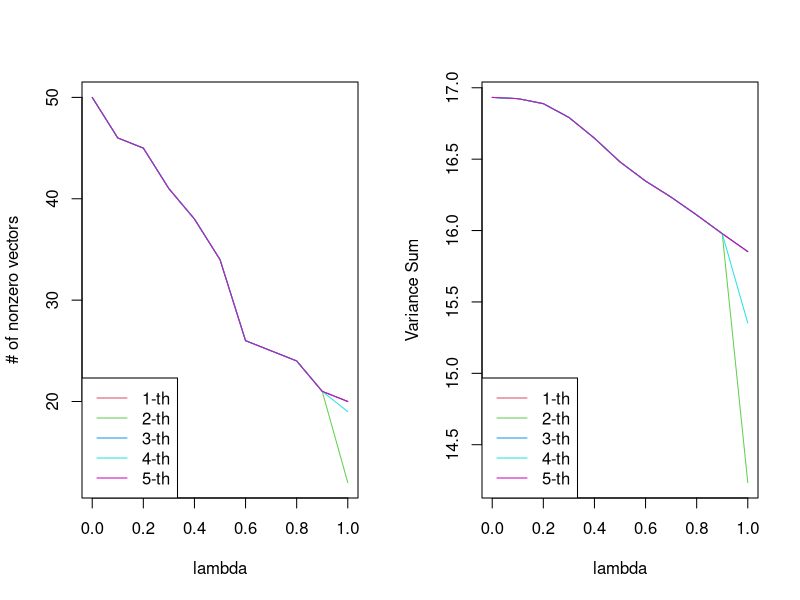
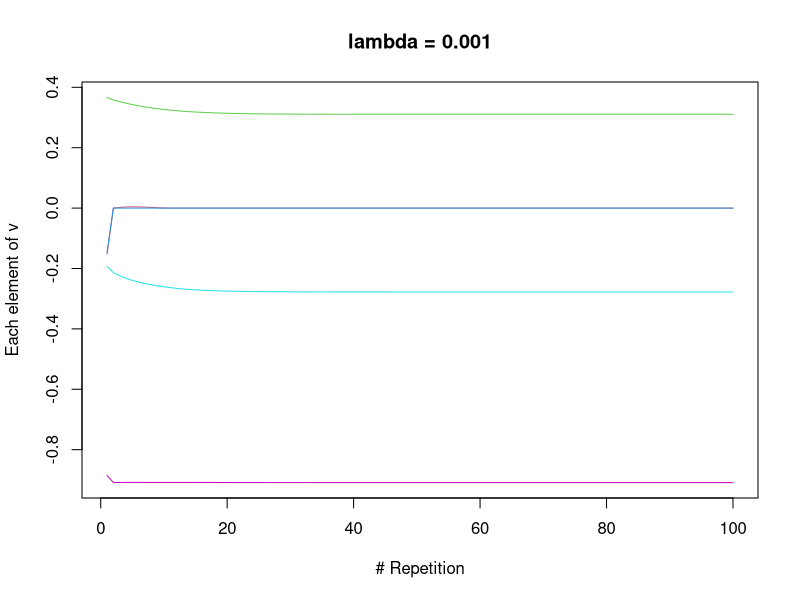
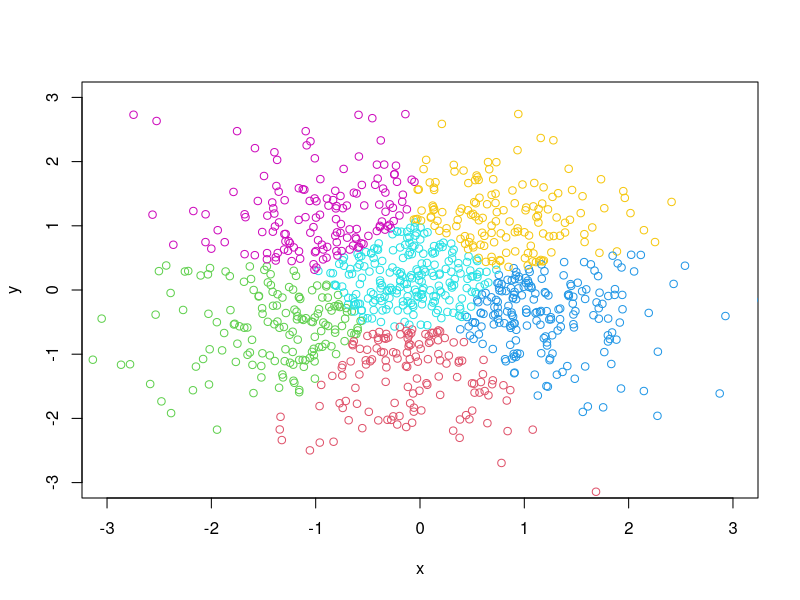
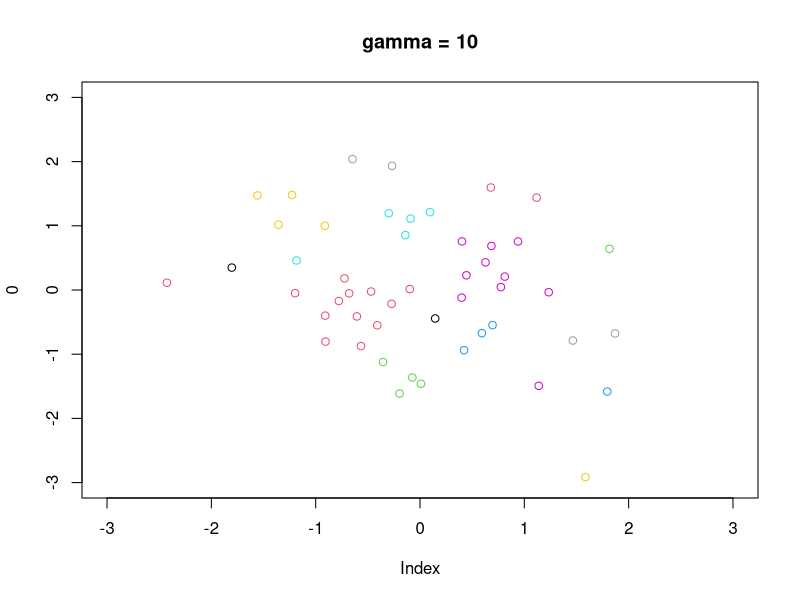

Write R code to recreate these figures, in order. (Note: a time limit stopped this script after it produced the figures.)
## ---- chunk 1
gr = function(X, y, lambda) {
  nu = 1 / max(eigen(t(X) %*% X)$values)
  p = ncol(X)
  beta = rep(1, p)
  
  beta.old = rep(0, p)
  while (max(abs(beta - beta.old)) > 0.001) {
    beta.old = beta
    gamma = beta + nu * t(X) %*% (y - X %*% beta)
    beta = max(1 - lambda * nu / norm(gamma, "2"), 0) * gamma
  }
  return(beta)
}
## ---- chunk 2
soft.th = function(lambda, z) return(sign(z) * pmax(abs(z) - lambda, 0))
## even if z is a vector, soft.th works
SCoTLASS = function(lambda, X) {
  n = nrow(X); p = ncol(X); v = rnorm(p); v = v / norm(v, "2")
  for (k in 1:200) {
    u = X %*% v; u = u / norm(u, "2"); v = t(X) %*% u
    v = soft.th(lambda, v); size = norm(v, "2")
    if (size > 0) v = v / size else break
  }
  if (norm(v, "2") == 0) print("all the elements of v are zero"); return(v)
}
## ---- chunk 3
## Data Generation
n = 100; p = 50; X = matrix(rnorm(n * p), nrow = n); lambda.seq = 0:10 / 10
m = 5; SS = array(dim = c(m, 11)); TT = array(dim = c(m, 11))
for (j in 1:m) {
  S = NULL; T = NULL
  for (lambda in lambda.seq) {
    v = SCoTLASS(lambda, X); S = c(S, sum(sign(v ^ 2))); T = c(T, norm(X %*% v, "2"))
  }
  SS[j, ] = S; TT[j, ] = T
}
## Display
par(mfrow = c(1, 2))
SS.min = min(SS); SS.max = max(SS)
plot(lambda.seq, xlim = c(0, 1), ylim = c(SS.min, SS.max),
     xlab = "lambda", ylab = "# of nonzero vectors")
for (j in 1:m) lines(lambda.seq, SS[j, ], col = j + 1)
legend("bottomleft", paste0(1:5, "-th"), lwd = 1, col = 2:(m + 1))
TT.min = min(TT); TT.max = max(TT) 
plot(lambda.seq, xlim = c(0, 1), ylim = c(TT.min, TT.max), xlab = "lambda", ylab = "Variance Sum")
for (j in 1:m) lines(lambda.seq, TT[j, ], col = j + 1)
legend("bottomleft", paste0(1:5, "-th"), lwd = 1, col = 2:(m + 1))
par(mfrow = c(1, 1))
## ---- chunk 4
## Data Generation
n = 100; p = 5; x = matrix(rnorm(n * p), ncol = p)
## Computation of u,v
lambda = 0.001; m = 100 
g = array(dim = c(m, p))
for (j in 1:p) x[, j] = x[, j] - mean(x[, j])
for (j in 1:p) x[, j] = x[, j] / sqrt(sum(x[, j] ^ 2))
r = rep(0, n)
v = rnorm(p)
for (h in 1:m) {
  z = x %*% v
  u = as.vector(t(x) %*% z)
  if (sum(u ^ 2) > 0.00001) u = u / sqrt(sum(u ^ 2))
  for (k in 1:p) {
    for (i in 1:n) r[i] = sum(u * x[i, ]) - sum(u ^ 2) * sum(x[i, -k] * v[-k])
    S = sum(x[, k] * r) / n
    v[k] = soft.th(lambda, S)
  }
  if (sum(v ^ 2) > 0.00001) v = v / sqrt(sum(v ^ 2))
  g[h, ] = v
}
## Graph Display
g.max = max(g); g.min = min(g)
plot(1:m, ylim = c(g.min, g.max), type = "n", 
     xlab = "# Repetition", ylab = "Each element of v", main = "lambda = 0.001")
for (j in 1:p) lines(1:m, g[, j], col = j + 1)
## ---- chunk 5
k.means = function(X, K, weights = w) {
  n = nrow(X); p = ncol(X)
  y = sample(1:K, n, replace = TRUE); center = array(dim = c(K, p))
  for (h in 1:10) {
    for (k in 1:K) {
      if (sum(y[] == k) == 0) center[k, ] = Inf else
        for (j in 1:p) center[k, j] = mean(X[y[] == k, j])
    }
    for (i in 1:n) {
      S.min = Inf
      for (k in 1:K) {
        if (center[k, 1] == Inf) break
        S = sum((X[i, ] - center[k, ]) ^ 2 * w)
        if (S < S.min) {S.min = S; y[i] = k}
      }
    }
  }
  return(y)
}
## ---- chunk 6
## Data Generation
K = 10; p = 2; n = 1000; X = matrix(rnorm(p * n), nrow = n, ncol = p)
w = c(1, 1); y = k.means(X, K, w)
## Display Output
plot(-3:3, -3:3, xlab = "x", ylab = "y", type = "n")
points(X[, 1], X[, 2], col = y + 1)
## ---- chunk 7
sparse.k.means = function(X, K, s) {
  p = ncol(X); w = rep(1, p)
  for (h in 1:10) {
    y = k.means(X, K, w)
    a = comp.a(X, y)
    w = w.a(a, s)
  }
  return(list(w = w, y = y))
}

w.a = function(a, s) {
  w = rep(1, p)
  a = a / sqrt(sum(a ^ 2))
  if (sum(a) < s) return(a)
  p = length(a)
  lambda = max(a) / 2
  delta = lambda / 2
  for (h in 1:10) {
    for (j in 1:p) w[j] = soft.th(lambda, a[j])
    ww = sqrt(sum(w ^ 2))
    if (ww == 0) w = 0 else w = w / ww
    if (sum(w) > s) lambda = lambda + delta else lambda = lambda - delta
    delta = delta / 2
  }
  return(w)
}

comp.a = function(X, y) {
  n = nrow(X); p = ncol(X); a = array(dim = p)
  for (j in 1:p) {
    a[j] = 0
    for (i in 1:n) for (h in 1:n) a[j] = a[j] + (X[i, j] - X[h, j]) ^ 2 / n
    for (k in 1:K) {
      S = 0
      index = which(y == k)
      if (length(index) == 0) break
      for (i in index) for (h in index) S = S + (X[i, j] - X[h, j]) ^ 2
      a[j] = a[j] - S / length(index)
    }
  }
  return(a)
}
## ---- chunk 8
p = 10; n = 100; X = matrix(rnorm(p * n), nrow = n, ncol = p)
sparse.k.means(X, 5, 1.5)
## ---- chunk 9
## Computing weights
ww = function(x, mu = 1, dd = 0) {
  n = nrow(x)
  w = array(dim = c(n, n))
  for (i in 1:n) for (j in 1:n) w[i, j] = exp(-mu * sum((x[i, ] - x[j, ]) ^ 2))
  if (dd > 0) for (i in 1:n) {
    dis = NULL
    for (j in 1:n) dis = c(dis, sqrt(sum((x[i, ] - x[j, ]) ^ 2)))
    index = which(dis > dd)
    w[i, index] = 0
  }
  return(w)
}
## prox (group Lasso) for L2
prox = function(x, tau) {
  if (sum(x ^ 2) == 0) return(x) else return(max(0, 1 - tau / sqrt(sum(x ^ 2))) * x)
}
## Update u
update.u = function(v, lambda) {
  u = array(dim = c(n, d))
  z = 0; for (i in 1:n) z = z + x[i, ]
  y = x
  for (i in 1:n) {
    if (i < n) for (j in (i + 1):n) y[i, ] = y[i, ] + lambda[i, j, ] + nu * v[i, j, ]
    if (1 < i) for (j in 1:(i - 1)) y[i, ] = y[i, ] - lambda[j, i, ] - nu * v[j, i, ]
    u[i, ] = (y[i, ] + nu * z) / (n * nu + 1)
  }
  return(u)
}
## Update v
update.v = function(u, lambda) {
  v = array(dim = c(n, n, d))
  for (i in 1:(n - 1)) for (j in (i + 1):n) {
    v[i, j, ] = prox(u[i, ] - u[j, ] - lambda[i, j, ] / nu, gamma * w[i, j] / nu)
  }
  return(v)
}
## Update lambda
update.lambda = function(u, v, lambda) {
  for (i in 1:(n - 1)) for (j in (i + 1):n) {
    lambda[i, j, ] = lambda[i, j, ] + nu * (v[i, j, ] - u[i, ] + u[j, ])
  }
  return(lambda)
}
## Repeats the updates of u,v,lambda for the max_iter times
convex.cluster = function() {
  v = array(rnorm(n * n * d), dim = c(n, n, d))
  lambda = array(rnorm(n * n * d), dim = c(n, n, d))
  for (iter in 1:max_iter) {
    u = update.u(v, lambda); v = update.v(u, lambda); lambda = update.lambda(u, v, lambda)
  }
  return(list(u = u, v = v))
}
## ---- chunk 10
## Data Generation
n = 50; d = 2; x = matrix(rnorm(n * d), n, d)
## Convex Clustering
w = ww(x, 1, dd = 0.5) 
gamma=1 # gamma = 10 
nu = 1; max_iter = 1000; v = convex.cluster()$v
## Adjacency Matrix
a = array(0, dim = c(n, n))
for (i in 1:(n - 1)) for (j in (i + 1):n) {
  if (sqrt(sum(v[i, j, ] ^ 2)) < 1 / 10 ^ 4) {a[i, j] = 1; a[j, i] = 1}
}
## Display Figure
k = 0
y = rep(0, n)
for (i in 1:n) {
  if (y[i] == 0) {
    k = k + 1
    y[i] = k
    if (i < n) for (j in (i + 1):n) if (a[i, j] == 1) y[j] = k
  }
}
plot(0, xlim = c(-3, 3), ylim = c(-3, 3), type = "n", main = "gamma = 10")
points(x[, 1], x[, 2], col = y + 1)
## ---- chunk 11
s.update.u = function(G, G.inv, v, lambda) {
  u = array(dim = c(n, d))   
  y = x
  for (i in 1:n) {
    if (i < n) for (j in (i + 1):n) y[i, ] = y[i, ] + lambda[i, j, ] + nu * v[i, j, ]
    if (1 < i) for (j in 1:(i - 1)) y[i, ] = y[i, ] - lambda[j, i, ] - nu * v[j, i, ]
  }
  for (j in 1:d) u[, j] = gr(G, G.inv %*% y[, j], gamma.2 * r[j])   　　　　　　　##
  for (j in 1:d) u[, j] = u[, j] - mean(u[, j])
  return(u)
}
s.convex.cluster = function() {
  ## Set gamma.2, r[1], ..., r[p] 
  G = sqrt(1 + n * nu) * diag(n) - (sqrt(1 + n * nu) - 1) / n * matrix(1, n, n) 
  G.inv = (1 + n * nu) ^ (-0.5) * (diag(n) + (sqrt(1 + n * nu) - 1) / n * matrix(1, n, n))
  v = array(rnorm(n * n * d), dim = c(n, n, d))
  lambda = array(rnorm(n * n * d), dim = c(n, n, d))
  for (iter in 1:max_iter) {
    u = s.update.u(G, G.inv, v, lambda); v = update.v(u, lambda)
    lambda = update.lambda(u, v, lambda)
  }
  return(list(u = u, v = v))
}
## ---- chunk 12
## Data Generation
n = 50; d = 10; x = matrix(rnorm(n * d), n, d)
## Setting before execution
w = ww(x, 1/d, dd = sqrt(d))  ## d is large and adjust it
gamma = 10; nu = 1; max_iter = 1000
r = rep(1, d)
## Change gamma.2, and execute it, and display the coefficients
gamma.2.seq = seq(1, 10, 1)
m = length(gamma.2.seq)
z = array(dim = c(m, d))
h = 0
for (gamma.2 in gamma.2.seq) {
  h = h + 1
  u = s.convex.cluster()$u
  print(gamma.2)
  for (j in 1:d) z[h, j] = u[5, j]
}
plot(0, xlim = c(1, 10), ylim = c(-2, 2), type = "n",
     xlab = "gamma.2", ylab = "Coefficients", main = "gamma = 100")
for (j in 1:d) lines(gamma.2.seq, z[, j], col = j + 1)
